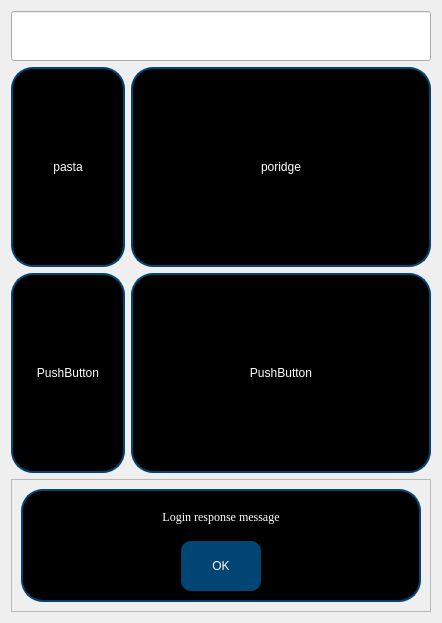
            <widget class="QWidget" name="home_page">
             <property name="styleSheet">
              <string notr="true"/>
             </property>
             <layout class="QVBoxLayout" name="verticalLayout_7">
              <item>
               <widget class="QLineEdit" name="search_line">
                <property name="minimumSize">
                 <size>
                  <width>0</width>
                  <height>50</height>
                 </size>
                </property>
               </widget>
              </item>
              <item>
               <layout class="QGridLayout" name="recipes_grid">
                <item row="0" column="2">
                 <widget class="QPushButton" name="second_recipe_btn">
                  <property name="minimumSize">
                   <size>
                    <width>0</width>
                    <height>200</height>
                   </size>
                  </property>
                  <property name="styleSheet">
                   <string notr="true">QPushButton{
	color: rgb(255, 255, 255);
	background-color: rgb(0, 0, 0);
	border: 2px solid rgb(0, 69, 116);
	border-radius: 22px;
}

QPushButton:hover{
	background-color: rgb(0, 69, 116);
	border: 2px solid rgb(0, 69, 116);
	border-radius: 22px;
}

QPushButton:pressed{
	background-color: rgb(0, 136, 255);
	border: 2px solid rgb(0, 69, 116);
	border-radius: 22px;
}
</string>
                  </property>
                  <property name="text">
                   <string>poridge</string>
                  </property>
                 </widget>
                </item>
                <item row="2" column="0">
                 <widget class="QPushButton" name="third_recipe_btn">
                  <property name="minimumSize">
                   <size>
                    <width>0</width>
                    <height>200</height>
                   </size>
                  </property>
                  <property name="styleSheet">
                   <string notr="true">QPushButton{
	color: rgb(255, 255, 255);
	background-color: rgb(0, 0, 0);
	border: 2px solid rgb(0, 69, 116);
	border-radius: 22px;
}

QPushButton:hover{
	background-color: rgb(0, 69, 116);
	border: 2px solid rgb(0, 69, 116);
	border-radius: 22px;
}

QPushButton:pressed{
	background-color: rgb(0, 136, 255);
	border: 2px solid rgb(0, 69, 116);
	border-radius: 22px;
}
</string>
                  </property>
                  <property name="text">
                   <string>PushButton</string>
                  </property>
                 </widget>
                </item>
                <item row="2" column="2">
                 <widget class="QPushButton" name="fourth_recipe_btn">
                  <property name="minimumSize">
                   <size>
                    <width>300</width>
                    <height>200</height>
                   </size>
                  </property>
                  <property name="styleSheet">
                   <string notr="true">QPushButton{
	color: rgb(255, 255, 255);
	background-color: rgb(0, 0, 0);
	border: 2px solid rgb(0, 69, 116);
	border-radius: 22px;
}

QPushButton:hover{
	background-color: rgb(0, 69, 116);
	border: 2px solid rgb(0, 69, 116);
	border-radius: 22px;
}

QPushButton:pressed{
	background-color: rgb(0, 136, 255);
	border: 2px solid rgb(0, 69, 116);
	border-radius: 22px;
}
</string>
                  </property>
                  <property name="text">
                   <string>PushButton</string>
                  </property>
                 </widget>
                </item>
                <item row="0" column="0">
                 <widget class="QPushButton" name="first_recipe_btn">
                  <property name="minimumSize">
                   <size>
                    <width>0</width>
                    <height>200</height>
                   </size>
                  </property>
                  <property name="styleSheet">
                   <string notr="true">QPushButton{
	color: rgb(255, 255, 255);
	background-color: rgb(0, 0, 0);
	border: 2px solid rgb(0, 69, 116);
	border-radius: 22px;
}

QPushButton:hover{
	background-color: rgb(0, 69, 116);
	border: 2px solid rgb(0, 69, 116);
	border-radius: 22px;
}

QPushButton:pressed{
	background-color: rgb(0, 136, 255);
	border: 2px solid rgb(0, 69, 116);
	border-radius: 22px;
}
</string>
                  </property>
                  <property name="text">
                   <string>pasta</string>
                  </property>
                 </widget>
                </item>
               </layout>
              </item>
              <item>
               <layout class="QHBoxLayout" name="search_response_layout">
                <item>
                 <widget class="QFrame" name="search_response_frame">
                  <property name="minimumSize">
                   <size>
                    <width>400</width>
                    <height>100</height>
                   </size>
                  </property>
                  <property name="maximumSize">
                   <size>
                    <width>800</width>
                    <height>300</height>
                   </size>
                  </property>
                  <property name="frameShape">
                   <enum>QFrame::StyledPanel</enum>
                  </property>
                  <property name="frameShadow">
                   <enum>QFrame::Raised</enum>
                  </property>
                  <layout class="QHBoxLayout" name="horizontalLayout_7">
                   <item>
                    <widget class="QFrame" name="search_response_frame_2">
                     <property name="minimumSize">
                      <size>
                       <width>400</width>
                       <height>100</height>
                      </size>
                     </property>
                     <property name="maximumSize">
                      <size>
                       <width>800</width>
                       <height>300</height>
                      </size>
                     </property>
                     <property name="styleSheet">
                      <string notr="true">QFrame{
	color: rgb(255, 255, 255);
	background-color: rgb(0, 0, 0);
	border: 2px solid rgb(0, 69, 116);
	border-radius: 22px;
}
QPushButton{
	color: rgb(255, 255, 255);
	background-color: rgb(0, 69, 116);
	border: none;
	border-radius: 10px;
}
QLabel{
	padding: 10px;
	border: none;
	
}</string>
                     </property>
                     <property name="frameShape">
                      <enum>QFrame::StyledPanel</enum>
                     </property>
                     <property name="frameShadow">
                      <enum>QFrame::Raised</enum>
                     </property>
                     <layout class="QVBoxLayout" name="verticalLayout_11">
                      <property name="spacing">
                       <number>7</number>
                      </property>
                      <item>
                       <widget class="QLabel" name="search_response_msg">
                        <property name="font">
                         <font>
                          <family>Times New Roman</family>
                         </font>
                        </property>
                        <property name="layoutDirection">
                         <enum>Qt::LeftToRight</enum>
                        </property>
                        <property name="text">
                         <string>Login response message</string>
                        </property>
                        <property name="alignment">
                         <set>Qt::AlignCenter</set>
                        </property>
                       </widget>
                      </item>
                      <item alignment="Qt::AlignHCenter">
                       <widget class="QPushButton" name="search_response_btn">
                        <property name="enabled">
                         <bool>true</bool>
                        </property>
                        <property name="minimumSize">
                         <size>
                          <width>80</width>
                          <height>50</height>
                         </size>
                        </property>
                        <property name="maximumSize">
                         <size>
                          <width>80</width>
                          <height>50</height>
                         </size>
                        </property>
                        <property name="text">
                         <string>OK</string>
                        </property>
                        <property name="autoDefault">
                         <bool>false</bool>
                        </property>
                        <property name="default">
                         <bool>false</bool>
                        </property>
                        <property name="flat">
                         <bool>false</bool>
                        </property>
                       </widget>
                      </item>
                     </layout>
                    </widget>
                   </item>
                  </layout>
                 </widget>
                </item>
               </layout>
              </item>
             </layout>
            </widget>
